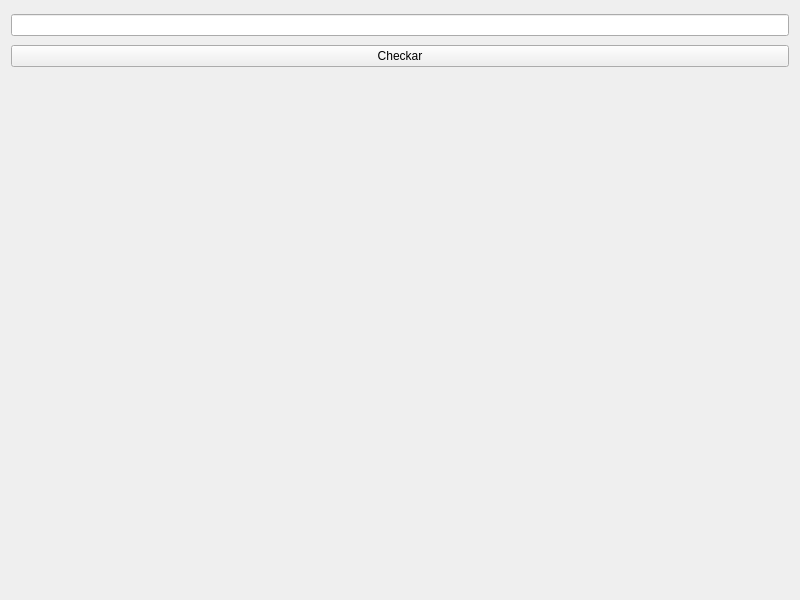
<?xml version="1.0" encoding="UTF-8"?>
<ui version="4.0">
 <class>WidgetApp</class>
 <widget class="QWidget" name="WidgetApp">
  <property name="geometry">
   <rect>
    <x>0</x>
    <y>0</y>
    <width>800</width>
    <height>600</height>
   </rect>
  </property>
  <property name="maximumSize">
   <size>
    <width>1218</width>
    <height>969</height>
   </size>
  </property>
  <property name="cursor">
   <cursorShape>OpenHandCursor</cursorShape>
  </property>
  <property name="windowTitle">
   <string>WidgetApp</string>
  </property>
  <property name="windowIcon">
   <iconset theme="QIcon::ThemeIcon::AppointmentNew"/>
  </property>
  <layout class="QVBoxLayout" name="verticalLayout">
   <item>
    <widget class="QLineEdit" name="input">
     <property name="maximumSize">
      <size>
       <width>16777215</width>
       <height>16777215</height>
      </size>
     </property>
    </widget>
   </item>
   <item>
    <widget class="QPushButton" name="checkar">
     <property name="sizePolicy">
      <sizepolicy hsizetype="Minimum" vsizetype="Fixed">
       <horstretch>0</horstretch>
       <verstretch>0</verstretch>
      </sizepolicy>
     </property>
     <property name="maximumSize">
      <size>
       <width>16777215</width>
       <height>16777215</height>
      </size>
     </property>
     <property name="layoutDirection">
      <enum>Qt::LayoutDirection::LeftToRight</enum>
     </property>
     <property name="text">
      <string>Checkar</string>
     </property>
     <property name="checkable">
      <bool>false</bool>
     </property>
    </widget>
   </item>
   <item>
    <widget class="QLabel" name="fabio">
     <property name="maximumSize">
      <size>
       <width>800</width>
       <height>510</height>
      </size>
     </property>
     <property name="cursor">
      <cursorShape>PointingHandCursor</cursorShape>
     </property>
     <property name="text">
      <string/>
     </property>
     <property name="textFormat">
      <enum>Qt::TextFormat::PlainText</enum>
     </property>
     <property name="pixmap">
      <pixmap>fabiotuple.png</pixmap>
     </property>
     <property name="scaledContents">
      <bool>true</bool>
     </property>
     <property name="wordWrap">
      <bool>false</bool>
     </property>
    </widget>
   </item>
  </layout>
 </widget>
 <resources/>
 <connections/>
</ui>
